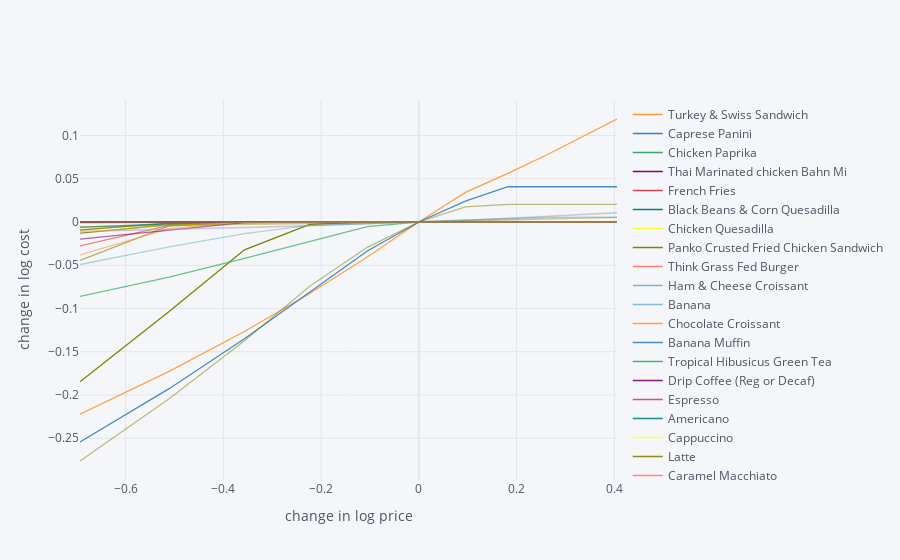
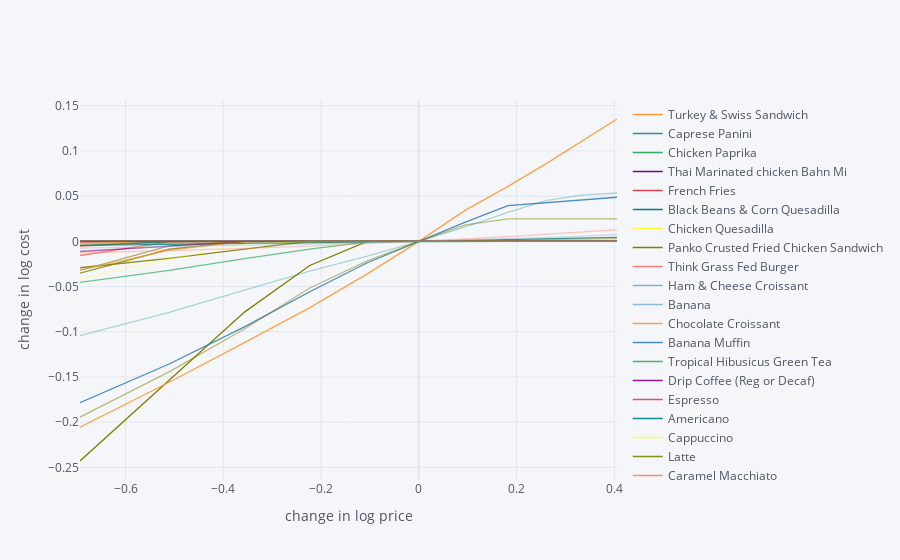
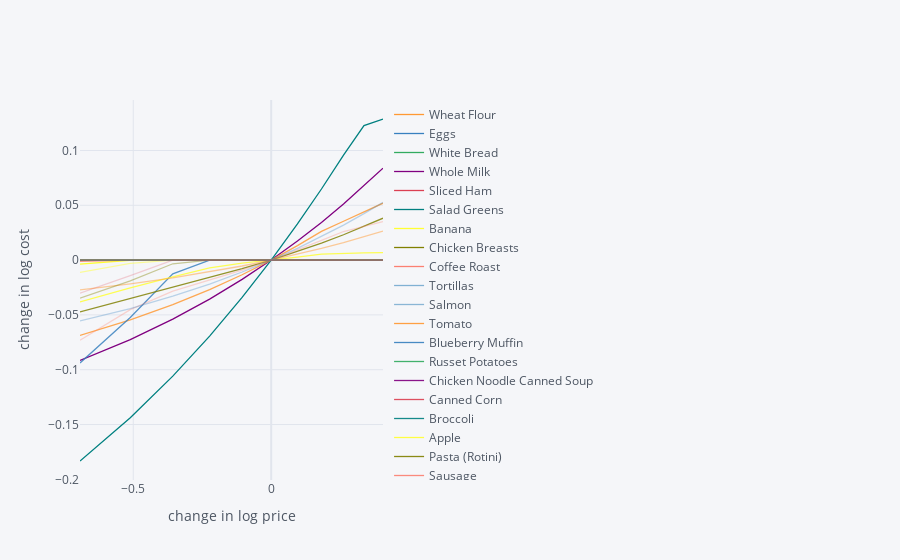

The cell these charts' notebook holds for them, in order:
### Code cell
#[C] Sensitivity of Solution
import cufflinks as cf
cf.go_offline()

def sense_solution(df, price, diet_min, diet_max, group):
    scale = [.5,.6,.7,.8,.9,1.,1.1,1.2,1.3,1.4,1.5]
    cost0 = solve_subsistence_problem(df,price,diet_min[group],diet_max[group],tol=tol).fun
    Price_response={}
    for s in scale:
        cost = {}
        for i,p in enumerate(price):
            my_p = price.copy()
            my_p[i] = p*s
            result = solve_subsistence_problem(df,my_p,diet_min[group],diet_max[group],tol=tol)
            
            cost[price.index[i]] = np.log(result.fun/cost0)
        Price_response[np.log(s)] = cost
    Price_response = pd.DataFrame(Price_response).T
    return Price_response.iplot(xTitle='change in log price',yTitle='change in log cost'), Price_response


    
print(f"Effect of Price on Changes on in Females On Campus's Substistence Diet Cost") 
F_on_PR,df = sense_solution(D, Prices, bmin, bmax, groupF)
F_on_PR

print(f"Effect of Price on Changes on in Males On Campus's Substistence Diet Cost") 
M_on_PR = sense_solution(D, Prices, bmin, bmax, groupM)
M_on_PR

print(f"Effect of Price on Changes on in Females Off Campus's Substistence Diet Cost") 
F_off_PR = sense_solution(D_off, Prices_off, bmin_off, bmax_off, groupF)
F_off_PR

print(f"Effect of Price on Changes on in Males Off Campus's Substistence Diet Cost") 
M_off_PR = sense_solution(D_off, Prices_off, bmin_off, bmax_off, groupM)
M_off_PR
